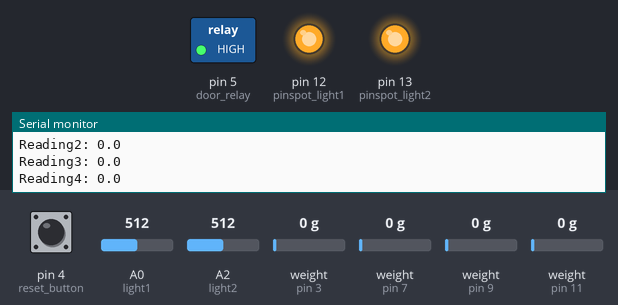
A sketch run on a simulated Arduino Uno, built with avr-gcc and run on an emulated ATmega328P. Parts: switched loads named in the sketch (green lamp = pin HIGH), output pins drawn as LEDs (lit = HIGH), the last lines printed to the serial monitor. The inputs (shaded band) are chosen by the test bench; at power-on: A0 (light1) = 512, pin 4 (reset_button) HIGH, weight on the scale (sensors on pin 11, pin 3, pin 7, pin 9) 0 g, A2 (light2) = 512.

Above: at 5.2 s.
5.3 s: A0 (light1) set to 17
16.9 s: A0 (light1) set to 14
19.9 s: pin 4 (reset_button) pulled LOW for 1.6 s
At 21.0 s:
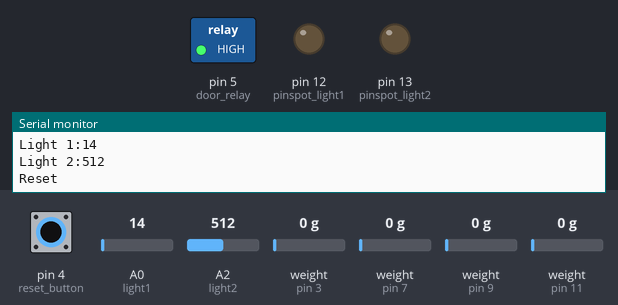
23.0 s: weight on the scale (sensor on pin 11) set to 3750 g
35.5 s: A0 (light1) set to 30
At 37.3 s:
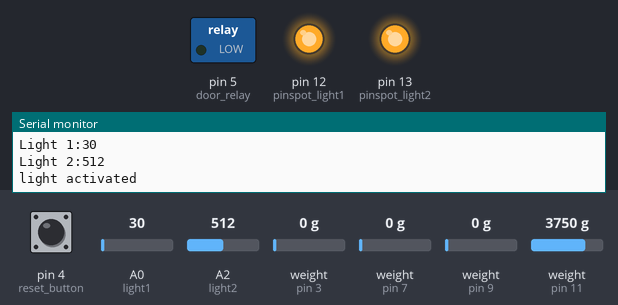
48.0 s: A0 (light1) set to 5
Timing chart, 0 to 51.9 s (numbered marks = the images above; inputs shaded):
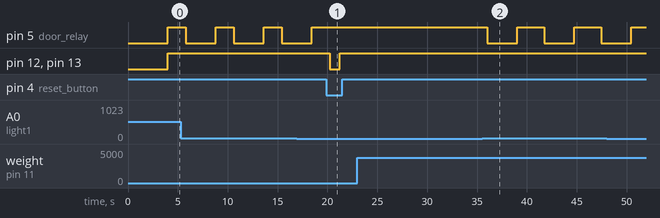

Measured:
- after the input at 19.9 s, pin 12 (pinspot_light1), pin 13 (pinspot_light2): HIGH → LOW after 0.31 s, → HIGH 1.0 s later
- after the input at 35.5 s, pin 5 (door_relay): alternates HIGH for 2.7 s and LOW for 3.0 s, starting after 0.53 s
- by itself, pin 5 (door_relay): alternates HIGH for 1.8 s and LOW for 3.0 s

The sketch:

Load_Cell.ino
```cpp
// (licence header left out)
#include "HX711.h"

#define calibration_factor -7050.0 //This value is obtained using the SparkFun_HX711_Calibration sketch

#define DOUT  3
#define CLK  2


/*
 * Created an instance from library for 4 differnt scale with pin assignments
 * HX711 name(DOUT, CLK)
 * DOUT = digital out pin
 * CLK = Clock time
 *
 */

HX711 scale1(11,10);
HX711 scale2(9, 8);
HX711 scale3(7, 6);
HX711 scale4(3, 2);


/*
 * Initialize Pin Assignments
 * door_relay: cabinet door (digital pin ; output)
 * reset_button: reset all 4 scales (digital pin ; input)
 * pinspot_ligts: 120v relay powering lights (digital pin ; output)
 * light: light sensors (analog pin)
 */
const int door_relay = 5;
const int reset_button = 4;
const int pinspot_light1 = 12;
const int pinspot_light2 = 13;
const int light1 =0;
const int light2 =2;


  double temp1;
  double temp2;
  double temp3;
  double temp4;

/*
 * Function name: software_Reset()
 * Used for reset of all 4 scales, resets whole arduino and re-calibrates load cells
 * Called when reset button is pressed
 */
void software_Reset() // Restarts program from beginning but does not reset the peripherals and registers
{
asm volatile ("  jmp 0");
}


void setup() {

  //Serial Port for  debugging
  Serial.begin(9600);
  Serial.println("HX711 scale demo");

  //Calibrates Scale
  scale1.set_scale(calibration_factor); //This value is obtained by using the SparkFun_HX711_Calibration sketch
  scale1.tare();
  scale2.set_scale(calibration_factor); //This value is obtained by using the SparkFun_HX711_Calibration sketch
  scale2.tare();
  scale3.set_scale(calibration_factor); //This value is obtained by using the SparkFun_HX711_Calibration sketch
  scale3.tare();
  scale4.set_scale(calibration_factor); //This value is obtained by using the SparkFun_HX711_Calibration sketch
  scale4.tare();

  //Set up cabinet door relay
  pinMode(door_relay, OUTPUT);
  digitalWrite(door_relay, HIGH);

  //Set up input reset button
  pinMode(reset_button, INPUT);
  digitalWrite(reset_button, HIGH);

  //Set up pinspot lights
  pinMode(pinspot_light1, OUTPUT);
  digitalWrite(pinspot_light1, HIGH);
  pinMode(pinspot_light2, OUTPUT);
  digitalWrite(pinspot_light2,HIGH);

}

void loop() {

  //Debugging Purposes
  Serial.print("Reading1: ");
  Serial.print(scale1.get_units(3), 1);
  Serial.println();

  Serial.print("Reading2: ");
  Serial.print(scale2.get_units(3), 1);
  Serial.println();

  Serial.print("Reading3: ");
  Serial.print(scale3.get_units(3), 1);
  Serial.println();

  Serial.print("Reading4: ");
  Serial.print(scale4.get_units(3), 1);
  Serial.println();


  /*
   * Check to see if number of coins are in desired range
   */

  if((((scale1.get_units(3)))>=3.0 && ((scale1.get_units(3)))<=4.3) &&(((scale2.get_units(3)))>=2.0 && ((scale2.get_units(3)))<=2.8) && (((scale3.get_units(3)))>=4.4) && (((scale4.get_units(6)))>=1.00 && ((scale4.get_units(6)))<=1.40))
  {
    //If correct, turn on Pinspot lightd
    Serial.println("Yes Finished\n");   //Debugging Purposes
    digitalWrite(pinspot_light1, LOW);
    digitalWrite(pinspot_light2, LOW);
  }
  else if( ((scale1.get_units(3)))<=2.0 || ((scale2.get_units(3)))<=1.0 || ((scale3.get_units(3)))<=3.0 || ((scale4.get_units(3)))<=.50)
  {
   //If incorrect, turn off Pinspot lights
   digitalWrite(pinspot_light1, HIGH);
   digitalWrite(pinspot_light2, HIGH);
  }

/**********************************************************************************************************/


//Degugging printing to check to see lights sensors
 Serial.print("Light 1:");
 Serial.println(analogRead(light1));
 Serial.print("Light 2:");
 Serial.println(analogRead(light2));


//Opens Cabinet door if light sensors are activated
 if(analogRead(light1)>15 && analogRead(light2)>15)
 {
    Serial.println("light activated\n");
    digitalWrite(door_relay, LOW);
    delay(3000);
    digitalWrite(door_relay, HIGH);
 }


/**********************************************************************************************************/

//Checks input button, if high call reset function
if(digitalRead(reset_button) == LOW)
{

   Serial.println("Reset");
  digitalWrite(pinspot_light1, LOW);
  digitalWrite(pinspot_light2, LOW);
  delay(1000);
  digitalWrite(pinspot_light1, HIGH);
  digitalWrite(pinspot_light2, HIGH);
  software_Reset();

}


}
```
